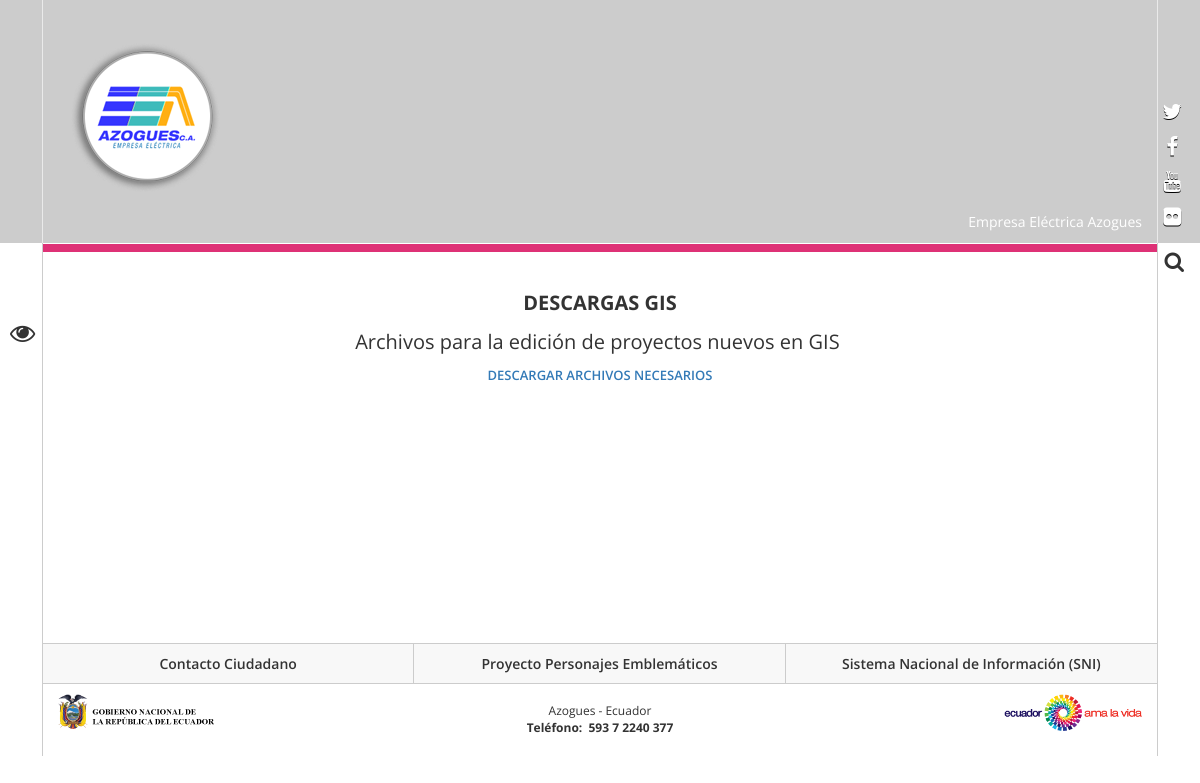
Screenshot of /eea/5/ with the database file from the repository.
### appeea/models.py (models this page shows, shortened)
@python_2_unicode_compatible
class IndexGeneral(models.Model):
    id_indexgeneral = models.AutoField(primary_key=True)
    titulo = models.CharField(max_length=200)
    logo = models.ImageField(upload_to='logo')
    facebook = models.CharField(max_length=200)
    twitter = models.CharField(max_length=200)
    instagram = models.CharField(max_length=200)
    youtube = models.CharField(max_length=200)
    flikr = models.CharField(max_length=200)
    popup = models.ImageField(verbose_name="Suba la imagen del popup")
    popup_tiempo = models.IntegerField(verbose_name="Cerrar el popup despues de n segundos")
    popup_habilitar = models.BooleanField(verbose_name="Haga clic aquí para habilitar el popup")
    nombre_marcador = models.CharField(max_length=200, verbose_name="Nombre del marcador en el mapa")
    zoom = models.IntegerField(verbose_name="Zoom mapa")
    mapa = GeopositionField()
    piepagina = RichTextUploadingField(max_length=10000, verbose_name="Pie de página")
    class Meta:
        db_table = 'indexgeneral'
        verbose_name = 'Configuración básica del sitio'
        verbose_name_plural = 'Configuración básica del sitio'

@python_2_unicode_compatible
class Cabecera(models.Model):
    id_cabecera = models.AutoField(primary_key=True)
    paginas_select = (
        ('1', 'index'), ('2', 'institucion'), ('3', 'noticias'), ('4', 'transparencia'), ('5', 'noticia detalle'),
        ('6', 'detalle institución'))
    titulo = models.CharField(max_length=200)
    imagen = models.ImageField(upload_to='cabecera')
    referencia = models.CharField(max_length=150, choices=paginas_select)
    class Meta:
        db_table = 'cabecera'
        verbose_name = 'Cabecera'
        verbose_name_plural = 'Imagenes cabecera'

@python_2_unicode_compatible
class Menu(models.Model):
    id_tags = models.AutoField(primary_key=True)
    habilitado = models.BooleanField(verbose_name="Habilitar el Menú")
    nombre_menu = models.CharField(max_length=200, verbose_name="Nombre del Menú")
    contenido = RichTextUploadingField(max_length=6000)
    texto_lateral = BooleanField(verbose_name="Habilitar el Teto Lateral Izquierdo")
    izq_titulo = CharField(max_length=6000)
    izq_contenido = TextField(max_length=6000)
    class Meta:
        db_table = 'menu_adicional'
        verbose_name = 'Nuevo menú'
        verbose_name_plural = 'Nuevos menús'

### appeea/views.py (the view)
# urls.py: path('eea/<slug:ide>/', views.menu, name='eea'),
def menu(request, ide):
    iservicios = IndexServicios.objects.filter(estado=True)
    menus = Menu.objects.filter(habilitado=True)
    cont = Menu.objects.get(habilitado=True, id_tags=ide)
    menu = ProcesosContratacionNivel1.objects.all()
    basic = IndexGeneral.objects.latest('id_indexgeneral')
    cabecera = get_or_none(Cabecera, referencia='4')
    ctx = {'iservicios': iservicios, 'cont': cont, 'menus': menus, 'menu': menu, 'basic': basic, 'cabecera': cabecera}
    return render(request, 'menu.html', ctx)

### appeea/views.py (called while the page is built)
def get_or_none(classmodel, **kwargs):
    try:
        return classmodel.objects.get(**kwargs)
    except classmodel.DoesNotExist:
        return None

### appeea/templates/menu.html (shortened to what this page needs)
{% extends 'noticias.html' %}
{% load static %}
{% load cropping %}
{%block tituloCabecera%}
  <div class="leyenda-header hidden-xs clearfix">
    <div class="text-right">{{cabecera.titulo}}</div>
  </div>
{% endblock%}
{% block contenido %}
<div class="container-fluid">
	<div class="row">
		{% if cont.texto_lateral %}
		<div class="col-md-3">
			<div style="background-color: #019be2;margin-top: -2.5%; margin-left: -5.5%; margin-right: -5.5%; padding: 4%; color: white;">
				<br>
				<p><strong>{{cont.izq_titulo}}</strong></p>
				<p class="text-justify">{{cont.izq_contenido}}</p>
				<p class="text-justify"></p>
			</div>
		</div>
		<div class="col-md-9 scroll altura color fucsia" style="border-top: 8px solid; border-color: #de3176; margin-top: -0.5%;">
			<br>
			<br>
			{{cont.contenido|safe}}
		</div>
		{% else  %}
		<div class="col-md-12 scroll altura color fucsia" style="border-top: 8px solid; border-color: #de3176; margin-top: -0.5%;">
			<br>
			<br>
			{{cont.contenido|safe}}
		</div>
		{% endif  %}
	</div>
</div>
{% endblock %}

### appeea/templates/base.html (shortened to what this page needs)
{% load static %}
{% load cropping %}
<!DOCTYPE html>
<html lang="es">
<head>
    <link rel='stylesheet' href="https://cdn.jsdelivr.net/npm/@icon/dashicons@0.9.0-alpha.3/dashicons.css"
          type='text/css' media='all'/>
    <link rel='stylesheet' href="{% static 'wp-includes/css/extra.min.css' %}" type='text/css' media='all'/>
    <link rel='stylesheet' href="{% static 'wp-includes/css/site.min.css' %}" type='text/css' media='all'/>
    <link rel='stylesheet' href="{% static 'wp-includes/css/menu-image.css' %}" type='text/css' media='all'/>
    <link rel='stylesheet' href="{% static 'wp-includes/css/style.css' %}" type='text/css' media='all'/>
    <link rel='stylesheet' href="https://cdnjs.cloudflare.com/ajax/libs/font-awesome/4.3.0/css/font-awesome.min.css"
          type='text/css' media='all'/>
    <link href="{% static 'wp-content/themes/Sitio-31/css/bootstrap.min.css' %}" rel="stylesheet" type="text/css"/>
    <link href="{% static 'wp-content/themes/Sitio-31/css/font-awesome.min.css' %}" rel="stylesheet" type="text/css"/>
    <link href="{% static 'wp-content/themes/Sitio-31/css/logo.css' %}" rel="stylesheet" type="text/css"/>
    <link href="{% static 'wp-content/themes/Sitio-31/css/snap.css' %}" rel="stylesheet" type="text/css"/>
    <link href="{% static 'wp-content/themes/Sitio-31/css/orbit-1.2.3.css' %}" rel="stylesheet" type="text/css"/>
    <link href="{% static 'wp-content/themes/Sitio-31/css/sidebar.css' %}" rel="stylesheet" type="text/css"/>
    <link href="{% static 'wp-content/themes/Sitio-31/css/site.css' %}" rel="stylesheet" type="text/css"/>
    <link rel="stylesheet" type="text/css" media="all" href="{% static 'wp-content/themes/Sitio-31/style.css' %}"/>
</head>
<body>
<div id="content">
    <header id="head">
        <div class="inner">
            <div id="nomobile" class="container-fluid">
                <h1 id="logo">
                    <a href="{% url 'index' %}"><img src="{{ basic.logo.url }}" alt=""></a>
                </h1>
                {% block tituloCabecera %}{% endblock %}
                <div class="separator"></div>
                <div id="accesibilidad">
                    <div class="inner">
                        <ul>
                            <li><a href="{% url 'transparencia' %}" tabindex="3" data-toggle="tooltip"
                                   data-placement="right"><span class="fa fa-eye"><em>Transparencia</em></span></a></li>
                        </ul>
                    </div>
                </div>
                <div class="social">
                    <div class="inner">
                        <ul>
                            <li><a target="_blank" href="{{ basic.twitter }}" tabindex="5" data-toggle="tooltip"
                                   data-placement="left">
                                <span class="fa fa-twitter"><em>twitter</em></span>
                            </a></li>
                            <li><a target="_blank" href="{{ basic.facebook }}" tabindex="6" data-toggle="tooltip"
                                   data-placement="left">
                                <span class="fa fa-facebook-f"><em>facebook</em></span>
                            </a></li>
                            <li><a target="_blank" href="{{ basic.youtube }}" tabindex="7" data-toggle="tooltip"
                                   data-placement="left">
                                <span class="fa fa-youtube"><em>youtube</em></span>
                            </a></li>
                            <li><a target="_blank" href="{{ basic.flickr }}" tabindex="8" data-toggle="tooltip"
                                   data-placement="left">
                                <span class="fa fa-flickr"><em>flickr</em></span>
                            </a></li>
                        </ul>
                    </div>
                </div>
                <div id="block-search-form" class="clearfix">
                    <div class="form-actions">
                        <a href="#search" tabindex="9"><span class="fa fa-search"><em>buscar</em></span></a>
                    </div>
                </div>
            </div>
        </div>
    </header>
    <div id="main" class="ep">
        {% block contenido %}
        {% endblock %}
    </div>
    <footer id="footer-bot">
        <div class="container-fluid">
            <div class="top">
                <div class="row no-gutter">
                    <div class="col-md-4 col-sm-4 col-xs-12"><a target="_blank"
                                                                href="https://aplicaciones.administracionpublica.gob.ec/"
                                                                style="height: 39px;">Contacto Ciudadano</a></div>
                    <div class="col-md-4 col-sm-4 col-xs-12"><a target="_blank"
                                                                href="http://www.presidencia.gob.ec/personajes-emblematicos/"
                                                                style="height: 39px;">Proyecto Personajes
                        Emblemáticos</a></div>
                    <div class="col-md-4 col-sm-4 col-xs-12"><a target="_blank" href="http://sni.gob.ec/inicio"
                                                                style="height: 39px;">Sistema Nacional de Información
                        (SNI)</a></div>
                </div>
            </div>
            <div class="content">
                <div class="row">
                    <div class="col-md-4 col-sm-4 col-xs-12">
                        <img title="EEA &#8211; Empresa Eléctrica Regional de Azogues"
                             alt="EEA &#8211; Empresa Empresa Eléctrica Regional de Azogues"
                             src="{% static 'wp-content/themes/Sitio-31/images/logo_presidencia.png' %}"
                             longdesc="longdesc/logdesc.html">
                    </div>
                    <div class="col-md-4 col-sm-4 col-xs-12 text">
                        {{ basic.piepagina|safe }}
                    </div>
                    <div class="col-md-4 col-sm-4 col-xs-12">
                        <img title="Ecuador Ama la Vida" alt="Ecuador Ama la Vida"
                             src="{% static 'wp-content/themes/Sitio-31/images/ecuadoramalavida_logo.png' %}"
                             width="138" height="37" longdesc="longdesc/logdesc.html">
                    </div>
                </div>
            </div>
        </div>
    </footer>
</div>
</body>
</html>

### rows the page displays
IndexGeneral: logo (picture), piepagina "Azogues - Ecuador Teléfono: 593 7 2240 377"
Cabecera: titulo "Empresa Eléctrica Azogues"
Menu: contenido "DESCARGAS GIS Archivos para la edición de proyectos nuevos en GIS DESCARGAR ARCHIVOS NECESARIOS"
